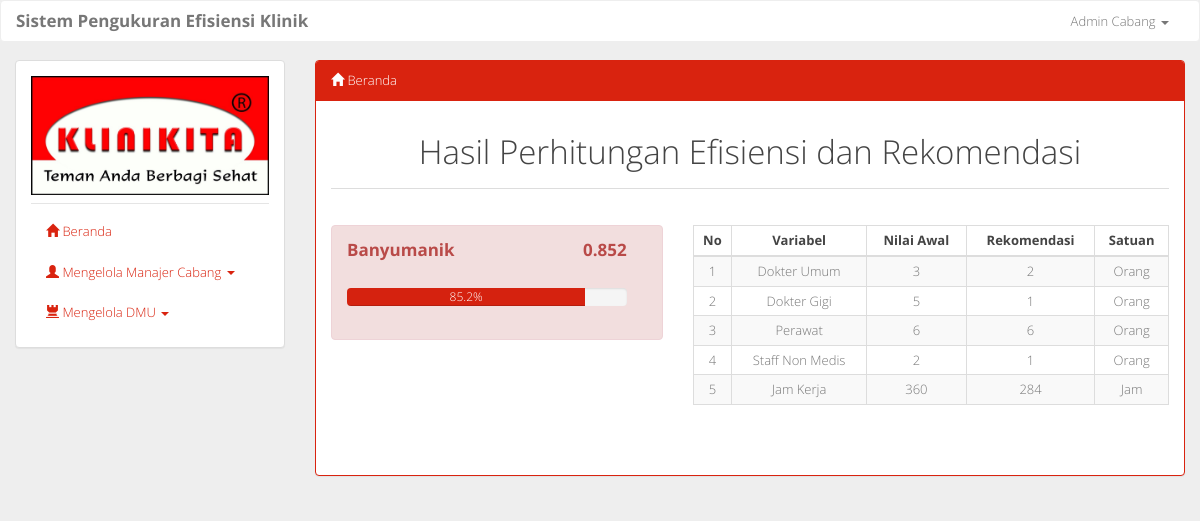
The app's page /beranda.php (signed in) with its own data.
### tables this page shows
CREATE TABLE `tb_perhitungan_efisiensi` (
  `id_perhitungan_efisiensi` int(11) NOT NULL,
  `id_klinik` int(11) NOT NULL,
  `id_variabel` int(11) NOT NULL,
  `nilai_efisiensi` double NOT NULL,
  `rekomendasi` int(11) NOT NULL,
  `nilai_awal` int(11) NOT NULL
);

CREATE TABLE `tb_variabel` (
  `id_variabel` int(11) NOT NULL,
  `nama_variabel` varchar(50) NOT NULL,
  `jenis_variabel` char(1) NOT NULL,
  `satuan` varchar(50) NOT NULL
);

### beranda.php (the view, shortened to what this page needs)
<?php include 'layout.php'; ?>
				<div class="col-sm-9">
					<div class="panel panel-primary">
						<div class="panel-heading">
							<span class="glyphicon glyphicon-home"></span> Beranda
						</div>
						<div class="panel-body">
							<?php
								if ($level == 'a') {
									echo '<h1 align="center">Sistem Pengukuran Efisiensi Klinik</h1><hr />';
									echo '
										<h4 id="deskripsi">Sistem Pengukuran Efisiensi Klinik merupakan sebuah sistem yang berfungsi untuk menghitung efisiensi kinerja masing-masing cabang klinik. <em>Output</em> dari sistem ini berupa nilai efisiensi serta rekomendasi untuk dapat meningkatkan efisiensi cabang yang dinilai belum efisien. Cabang klinik yang dinilai sudah efisien akan dijadikan sebagai <em>benchmarking</em> bagi cabang klinik lain yang belum efisien melalui rekomendasi yang dihasilkan. Sistem ini dibuat guna membantu manajer dalam mengambil keputusan sebagai upaya dalam meningkatkan mutu dan kualitas pelayanan Klinikita Semarang.</h4>
										<br>
									';
								} else {
									echo '<h1 align="center">Hasil Perhitungan Efisiensi dan Rekomendasi</h1><hr />';
								}
							?>
							<br>
							<?php
								if ($level == 'p') {
									echo '<div class="row">';
									$id_dmu = $cabang_klinik = $efisiensi = array();
									$q = mysqli_query($conn, 'SELECT p.id_klinik, k.cabang_klinik, p.nilai_efisiensi FROM tb_perhitungan_efisiensi AS p, tb_klinik AS k WHERE p.id_klinik=k.id_klinik GROUP BY p.id_klinik');
									$n_dmu = mysqli_num_rows($q);
									if ($n_dmu > 0) {
										$index = 0;
										while ($d = mysqli_fetch_assoc($q)) {
										  	$cabang_klinik[$index] = $d['cabang_klinik'];
										  	$id_dmu[$index] = $d['id_klinik'];
										  	$efisiensi[$index] = round($d['nilai_efisiensi'], 3);
										  	$index++;
										}
										for ($i=0; $i < $n_dmu; $i++) {
										  	$persen = $efisiensi[$i] * 100;
										  	if ($efisiensi[$i] >= 0.9) {
										  		$alert = "alert-success";
										  		$progress = "progress-bar-success";
										  	} else {
										  		$alert = "alert-danger";
										  		$progress = "progress-bar-danger";
										  	}
										  	echo '
											  		<div class="col-sm-5">
														<div class="alert alert-dismissible '.$alert.'">
																<div class="row">
																	<div class="col-sm-9 col-xs-9">
																		<h4 align="left"><strong>'.$cabang_klinik[$i].'</strong></h4>
																	</div>
																	<div class="col-sm-3 col-xs-3">
																		<h4 align="right"><strong>'.$efisiensi[$i].'</strong></h4>
																	</div>
																</div>
																<br>
																<div class="row">
																	<div class="col-sm-12">
																		<div class="progress">
																			<div class="progress-bar '.$progress.'" role="progressbar" aria-valuenow="'.$persen.'" aria-valuemin="0" aria-valuemax="100" style="width:'.$persen.'%">'.$persen.'%
																			</div>
																		</div>
																	</div>
																</div>
														</div>
													</div>
											';
											echo '
											  		<div class="col-sm-7">
														<table class="table table-condensed table-striped table-bordered">
															<thead>
																<tr>
															      	<th>No</th>
															      	<th>Variabel</th>
															      	<th>Nilai Awal</th>
															      	<th>Rekomendasi</th>
															      	<th>Satuan</th>
															    </tr>
															</thead>
															<tbody>
											';
											$q = mysqli_query($conn, 'SELECT * FROM tb_perhitungan_efisiensi AS p, tb_variabel AS v, tb_klinik AS k WHERE p.id_variabel=v.id_variabel AND k.id_klinik=p.id_klinik AND p.id_klinik="'.$id_dmu[$i].'" ORDER BY v.id_variabel ASC');
											if (mysqli_num_rows($q) > 0) {
											  	$j = 1;
											  	while ($data = mysqli_fetch_assoc($q)) {
											  		$klinik = $data['cabang_klinik'];
											  		$var = $data['nama_variabel'];
											  		$nilai_awal = $data['nilai_awal'];
											  		$rekomendasi = $data['rekomendasi'];
											  		$satuan = $data['satuan'];
											  		echo '
													  	<tr>
													  		<td>'.$j.'</td>
													  		<td>'.$var.'</td>
													  		<td>'.$nilai_awal.'</td>
													  		<td>'.$rekomendasi.'</td>
													  		<td>'.$satuan.'</td>
													  	</tr>
													';
													$j++;
											  	}
											}
											echo '
											  				</tbody>
											  			</table>
											  			<br>
											  			<br>
											  		</div>
											';
										}
									} else {
										echo '
										  		<div class="col-sm-12">
										  			<div class="alert alert-dismissible alert-warning">
  														<button type="button" class="close" data-dismiss="alert">&times;</button>
  														<Strong>Belum Dilakukan Perhitungan Efisiensi</strong>. Silahkan Menghubungi Admin Cabang.
													</div>
												</div>
										';
									}
									echo '</div>';
								} elseif (($level == 'c') OR ($level == 'm')) {
									echo '<div class="row">';
									$id_klinik = $_SESSION["id_klinik"];
									$q = mysqli_query($conn, 'SELECT p.id_klinik, k.cabang_klinik, p.nilai_efisiensi FROM tb_perhitungan_efisiensi AS p, tb_klinik AS k WHERE p.id_klinik=k.id_klinik AND p.id_klinik="'.$id_klinik.'" GROUP BY p.id_klinik');
									if (mysqli_num_rows($q) > 0) {
										$d = mysqli_fetch_assoc($q);
										$cabang_klinik = $d['cabang_klinik'];
										$efisiensi = round($d['nilai_efisiensi'], 3);
										$persen = $efisiensi * 100;
										if ($efisiensi >= 0.9) {
										  		$alert = "alert-success";
										  		$progress = "progress-bar-success";
										  	} else {
										  		$alert = "alert-danger";
										  		$progress = "progress-bar-danger";
										  	}
										  	echo '
											  		<div class="col-sm-5">
														<div class="alert alert-dismissible '.$alert.'">
																<div class="row">
																	<div class="col-sm-9 col-xs-9">
																		<h4 align="left"><strong>'.$cabang_klinik.'</strong></h4>
																	</div>
																	<div class="col-sm-3 col-xs-3">
																		<h4 align="right"><strong>'.$efisiensi.'</strong></h4>
																	</div>
																</div>
																<br>
																<div class="row">
																	<div class="col-sm-12">
																		<div class="progress">
																			<div class="progress-bar '.$progress.'" role="progressbar" aria-valuenow="'.$persen.'" aria-valuemin="0" aria-valuemax="100" style="width:'.$persen.'%">'.$persen.'%
																			</div>
																		</div>
																	</div>
																</div>
														</div>
													</div>
											';
										echo '
											  	<div class="col-sm-7">
													<table class="table table-condensed table-striped table-bordered">
														<thead>
															<tr>
															    <th>No</th>
															    <th>Variabel</th>
															    <th>Nilai Awal</th>
															    <th>Rekomendasi</th>
															    <th>Satuan</th>
															</tr>
														</thead>
													<tbody>
										';
										$q = mysqli_query($conn, 'SELECT * FROM tb_perhitungan_efisiensi AS p, tb_variabel AS v, tb_klinik AS k WHERE p.id_variabel=v.id_variabel AND k.id_klinik=p.id_klinik AND p.id_klinik="'.$id_klinik.'" ORDER BY p.id_variabel ASC');
										if (mysqli_num_rows($q) > 0) {
											$j = 1;
											while ($data = mysqli_fetch_assoc($q)) {
											  	$var = $data['nama_variabel'];
											  	$nilai_awal = $data['nilai_awal'];
											  	$rekomendasi = $data['rekomendasi'];
											  	$satuan = $data['satuan'];
											  	echo '
													<tr>
													  	<td>'.$j.'</td>
													  	<td>'.$var.'</td>
													  	<td>'.$nilai_awal.'</td>
													  	<td>'.$rekomendasi.'</td>
													  	<td>'.$satuan.'</td>
													</tr>
												';
												$j++;
											}
										}
										echo '
											  			</tbody>
											  		</table>
											  		<br>
											  		<br>
											  	</div>
										';
									}
									echo '</div>';
								}
							?>
						</div>
					</div>
				</div>
<?php include 'layout2.php' ?>

### assets/css/style.css (style rules this page uses)
body { background-color: #eee; }
th, td { text-align: center; }
.progress-bar-danger { background-color: #D5220F; }

### records on screen
tb_perhitungan_efisiensi: id_variabel.nama_variabel "Dokter Umum", nilai_awal "3", rekomendasi "2", id_variabel.satuan "Orang"
tb_perhitungan_efisiensi: id_variabel.nama_variabel "Dokter Gigi", nilai_awal "5", rekomendasi "1", id_variabel.satuan "Orang"
tb_perhitungan_efisiensi: id_variabel.nama_variabel "Perawat", nilai_awal "6", rekomendasi "6", id_variabel.satuan "Orang"
tb_perhitungan_efisiensi: id_variabel.nama_variabel "Staff Non Medis", nilai_awal "2", rekomendasi "1", id_variabel.satuan "Orang"
tb_perhitungan_efisiensi: id_variabel.nama_variabel "Jam Kerja", nilai_awal "360", rekomendasi "284", id_variabel.satuan "Jam"

### other values on screen
$_SESSION['user'] "Admin Cabang"
$cabang_klinik "Banyumanik"
$efisiensi "0.852"
$persen "85.2"
